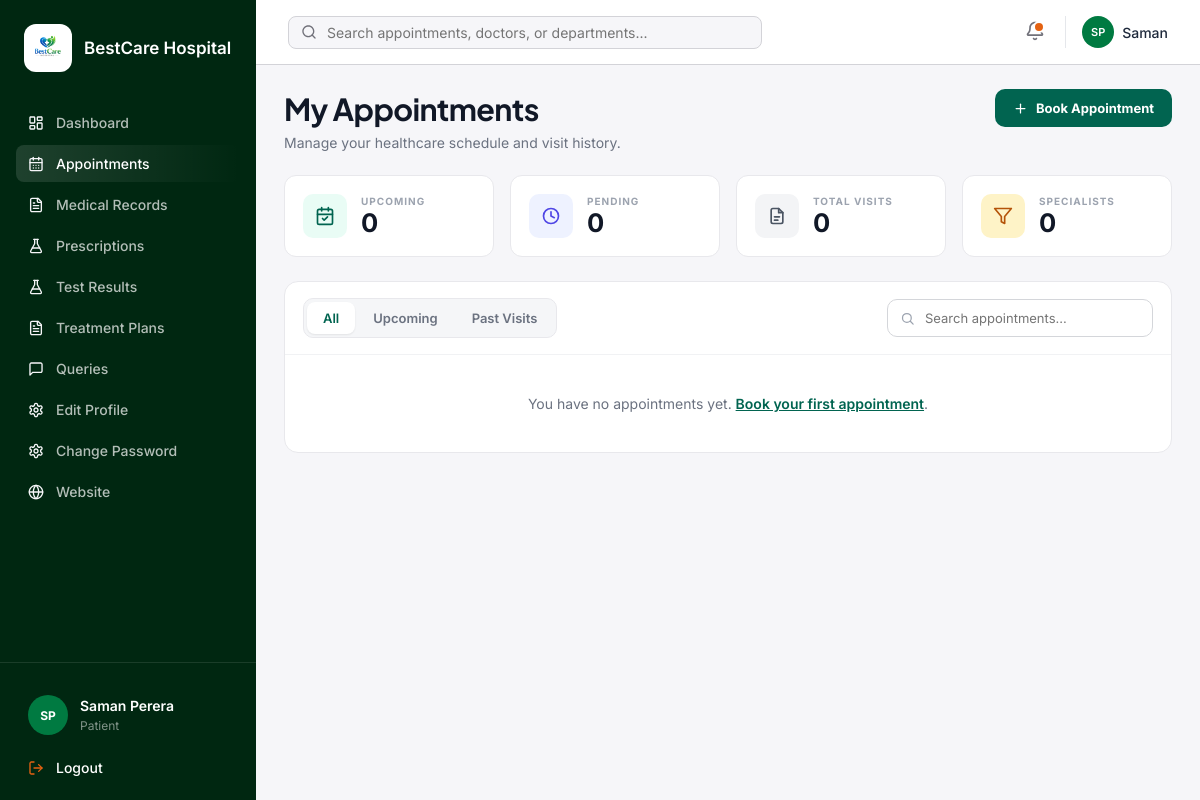
The page /patient/my-appointments.php (signed in) on the database its author committed.
### tables this page shows
CREATE TABLE patients (
    id INT AUTO_INCREMENT PRIMARY KEY,
    user_id INT NOT NULL,
    full_name VARCHAR(100) NOT NULL,
    dob DATE NOT NULL,
    gender ENUM('Male', 'Female', 'Other') NOT NULL,
    contact VARCHAR(20) NOT NULL,
    address VARCHAR(255) NOT NULL,
    FOREIGN KEY (user_id) REFERENCES users(id) ON DELETE CASCADE
);

### patient/my-appointments.php (the view, shortened to what this page needs)
<?php
include("../includes/db.php");
$dash = "/bestcare-hospital/assets/patient-dash";
$user_id = $_SESSION['user_id'];
$p_sql = "SELECT * FROM patients WHERE user_id=$user_id";
$p_result = mysqli_query($conn, $p_sql);
$patient = mysqli_fetch_array($p_result);
$full_name = $patient['full_name'];
$parts = explode(' ', $full_name);
$initials = strtoupper(substr($parts[0], 0, 1));
if (isset($parts[1])) {
    $initials .= strtoupper(substr($parts[1], 0, 1));
}
$first_name = $parts[0];
$appointments = array();
$today = date('Y-m-d');
$count_upcoming = 0;
$count_pending = 0;
$doctor_ids = array();
$count_total = count($appointments);
$count_doctors = count($doctor_ids);
?>
<!DOCTYPE html>
<html lang="en">
<head>
    <link rel="stylesheet" href="/bestcare-hospital/assets/css/patient-dashboard.css?v=16">
    <link rel="stylesheet" href="/bestcare-hospital/assets/css/my-appointments.css?v=1">
</head>
<body class="pd-body">
<aside class="pd-sidebar">
    <div class="pd-side-brand">
        <div class="pd-side-logo">
            <img src="/bestcare-hospital/assets/images/bestcarelogo.png" alt="Logo">
        </div>
        <span>BestCare Hospital</span>
    </div>
    <nav class="pd-nav" id="pdNav">
        <a href="dashboard.php">
            <img src="<?php echo $dash; ?>/IMG_2.svg" alt=""> Dashboard
        </a>
        <a class="active" href="my-appointments.php">
            <img src="<?php echo $dash; ?>/IMG_3.svg" alt=""> Appointments
        </a>
        <a href="medical-records.php">
            <img src="<?php echo $dash; ?>/IMG_4.svg" alt=""> Medical Records
        </a>
        <a href="prescriptions.php">
            <img src="<?php echo $dash; ?>/IMG_5.svg" alt=""> Prescriptions
        </a>
        <a href="test-results.php">
            <img src="<?php echo $dash; ?>/IMG_5.svg" alt=""> Test Results
        </a>
        <a href="treatment-plans.php">
            <img src="<?php echo $dash; ?>/IMG_4.svg" alt=""> Treatment Plans
        </a>
        <a href="my-queries.php">
            <img src="<?php echo $dash; ?>/IMG_6.svg" alt=""> Queries
        </a>
        <a href="edit-profile.php">
            <img src="<?php echo $dash; ?>/IMG_8.svg" alt=""> Edit Profile
        </a>
        <a href="change-password.php">
            <img src="<?php echo $dash; ?>/IMG_8.svg" alt=""> Change Password
        </a>
        <a href="../index.php">
            <img src="<?php echo $dash; ?>/IMG_7.svg" alt=""> Website
        </a>
    </nav>
    <div class="pd-side-footer" id="pdSideFooter">
        <div class="pd-profile">
            <div class="pd-avatar"><?php echo htmlspecialchars($initials); ?></div>
            <div>
                <p><?php echo htmlspecialchars($full_name); ?></p>
                <small>Patient</small>
            </div>
        </div>
        <a class="pd-logout" href="../auth/logout.php?role=patient">
            <img src="<?php echo $dash; ?>/IMG_9.svg" alt=""> Logout
        </a>
    </div>
</aside>
<div class="pd-main">
    <header class="pd-topbar">
        <form class="pd-search" method="get" action="../search.php">
            <img src="<?php echo $dash; ?>/IMG_11.svg" alt="">
            <input type="text" name="search_term" placeholder="Search appointments, doctors, or departments...">
        </form>
        <div class="pd-top-actions">
            <button class="pd-icon-btn" type="button" title="Notifications">
                <span class="pd-dot"></span>
            </button>
            <div class="pd-user-chip">
                <div class="mini"><?php echo htmlspecialchars($initials); ?></div>
                <span><?php echo htmlspecialchars($first_name); ?></span>
            </div>
        </div>
    </header>
    <main class="pd-content ma-content">
        <div class="ma-head">
            <div>
                <h1>My Appointments</h1>
                <p>Manage your healthcare schedule and visit history.</p>
            </div>
            <div class="ma-head-actions">
                <a class="ma-btn-green" href="book-appointment.php">
                    <svg viewBox="0 0 24 24" fill="none" stroke="currentColor" stroke-width="2" stroke-linecap="round" stroke-linejoin="round"><line x1="12" y1="5" x2="12" y2="19"></line><line x1="5" y1="12" x2="19" y2="12"></line></svg>
                    Book Appointment
                </a>
            </div>
        </div>
        <section class="ma-stats">
            <div class="ma-stat">
                <div class="ma-stat-icon green">
                </div>
                <div>
                    <p class="label">Upcoming</p>
                    <p class="value"><?php echo $count_upcoming; ?></p>
                </div>
            </div>
            <div class="ma-stat">
                <div class="ma-stat-icon blue">
                    <svg viewBox="0 0 24 24" fill="none" stroke="#4F46E5" stroke-width="2" stroke-linecap="round" stroke-linejoin="round"><circle cx="12" cy="12" r="9"></circle><polyline points="12 7 12 12 16 14"></polyline></svg>
                </div>
                <div>
                    <p class="label">Pending</p>
                    <p class="value"><?php echo $count_pending; ?></p>
                </div>
            </div>
            <div class="ma-stat">
                <div class="ma-stat-icon grey">
                </div>
                <div>
                    <p class="label">Total Visits</p>
                    <p class="value"><?php echo $count_total; ?></p>
                </div>
            </div>
            <div class="ma-stat">
                <div class="ma-stat-icon amber">
                    <svg viewBox="0 0 24 24" fill="none" stroke="#B45309" stroke-width="2" stroke-linecap="round" stroke-linejoin="round"><polygon points="22 3 2 3 10 12.5 10 19 14 21 14 12.5 22 3"></polygon></svg>
                </div>
                <div>
                    <p class="label">Specialists</p>
                    <p class="value"><?php echo $count_doctors; ?></p>
                </div>
            </div>
        </section>
        <section class="ma-panel">
            <div class="ma-panel-top">
                <div class="ma-tabs">
                    <button class="ma-tab active" type="button" data-filter="all">All</button>
                    <button class="ma-tab" type="button" data-filter="upcoming">Upcoming</button>
                    <button class="ma-tab" type="button" data-filter="past">Past Visits</button>
                </div>
                <div class="ma-search">
                    <svg viewBox="0 0 24 24" fill="none" stroke="currentColor" stroke-width="2" stroke-linecap="round" stroke-linejoin="round"><circle cx="11" cy="11" r="7"></circle><line x1="16.5" y1="16.5" x2="21" y2="21"></line></svg>
                    <input type="text" id="maSearch" placeholder="Search appointments...">
                </div>
            </div>
            <?php if ($count_total > 0) { ?>
                <div class="ma-table-wrap">
                    <table class="ma-table">
                        <thead>
                            <tr>
                                <th>Date</th>
                                <th>Time</th>
                                <th>Service</th>
                                <th>Doctor</th>
                                <th>Status</th>
                                <th>Action</th>
                            </tr>
                        </thead>
                        <tbody id="maBody">
                            <?php for ($i = 0; $i < count($appointments); $i++) {
                                $row = $appointments[$i];
                                $status = $row['status'];
                                if ($row['appointment_date'] >= $today && ($status == 'Pending' || $status == 'Confirmed')) {
                                    $group = "upcoming";
                                } else {
                                    $group = "past";
                                }
                                $doc_name = $row['doctor_name'];
                                $doc_parts = explode(' ', $doc_name);
                                $doc_initials = strtoupper(substr($doc_parts[0], 0, 1));
                                if (isset($doc_parts[1])) {
                                    $doc_initials .= strtoupper(substr($doc_parts[1], 0, 1));
                                }
                            ?>
                                <tr class="ma-row" data-group="<?php echo $group; ?>">
                                    <td>
                                        <span class="ma-cell-icon">
                                            <svg viewBox="0 0 24 24" fill="none" stroke="currentColor" stroke-width="2" stroke-linecap="round" stroke-linejoin="round"><rect x="3" y="4" width="18" height="18" rx="2"></rect><line x1="16" y1="2" x2="16" y2="6"></line><line x1="8" y1="2" x2="8" y2="6"></line><line x1="3" y1="10" x2="21" y2="10"></line></svg>
                                            <span class="ma-date"><?php echo date('M d, Y', strtotime($row['appointment_date'])); ?></span>
                                        </span>
                                    </td>
                                    <td>
                                        <span class="ma-cell-icon">
                                            <svg viewBox="0 0 24 24" fill="none" stroke="currentColor" stroke-width="2" stroke-linecap="round" stroke-linejoin="round"><circle cx="12" cy="12" r="9"></circle><polyline points="12 7 12 12 16 14"></polyline></svg>
                                            <span class="ma-time"><?php echo date('h:i A', strtotime($row['appointment_time'])); ?></span>
                                        </span>
                                    </td>
                                    <td>
                                        <a class="ma-service" href="appointment-details.php?id=<?php echo $row['id']; ?>"><?php echo htmlspecialchars($row['service_name']); ?></a>
                                        <p class="ma-ref">Ref: BC-<?php echo str_pad($row['id'], 4, "0", STR_PAD_LEFT); ?></p>
                                    </td>
                                    <td>
                                        <div class="ma-doc">
                                            <div class="ma-doc-avatar"><?php echo htmlspecialchars($doc_initials); ?></div>
                                            <div>
                                                <p class="name"><?php echo htmlspecialchars($doc_name); ?></p>
                                                <p class="spec"><?php echo htmlspecialchars($row['specialization']); ?></p>
                                            </div>
                                        </div>
                                    </td>
                                    <td>
                                        <span class="ma-status <?php echo strtolower($status); ?>"><?php echo htmlspecialchars($status); ?></span>
                                    </td>
                                    <td>
                                        <div class="ma-actions">
                                            <a class="ma-view-btn" href="appointment-details.php?id=<?php echo $row['id']; ?>">View</a>
                                            <?php if ($status == 'Pending') { ?>
                                                <form method="post" action="" onsubmit="return confirm('Cancel this appointment?');">
                                                    <input type="hidden" name="cancel_id" value="<?php echo $row['id']; ?>">
                                                    <button type="submit" class="ma-cancel-btn">Cancel</button>
                                                </form>
                                            <?php } ?>
                                        </div>
                                    </td>
                                </tr>
                            <?php } ?>
                        </tbody>
                    </table>
                </div>
                <div class="ma-empty" id="maNoMatch" style="display:none;">No appointments match your search.</div>
            <?php } else { ?>
                <div class="ma-empty">
                    You have no appointments yet. <a href="book-appointment.php">Book your first appointment</a>.
                </div>
            <?php } ?>
        </section>
    </main>
</div>
</body>
</html>

### rows shown on the page
patients: full_name "SP", full_name "Saman Perera", full_name "Saman"

### other values the page prints
$count_upcoming "0"
$count_pending "0"
$count_total "0"
$count_doctors "0"
